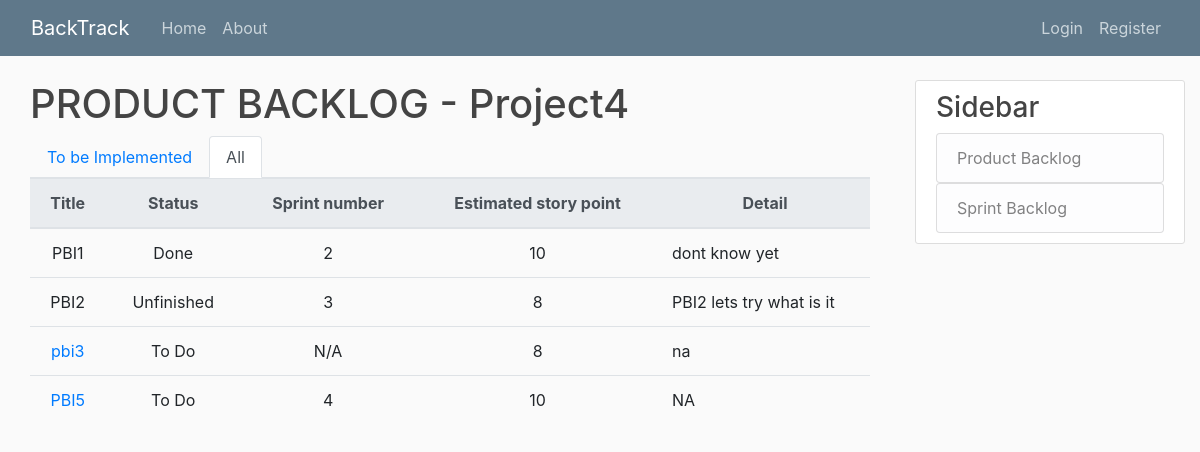
The page /project4/all/ on the database as committed earlier.
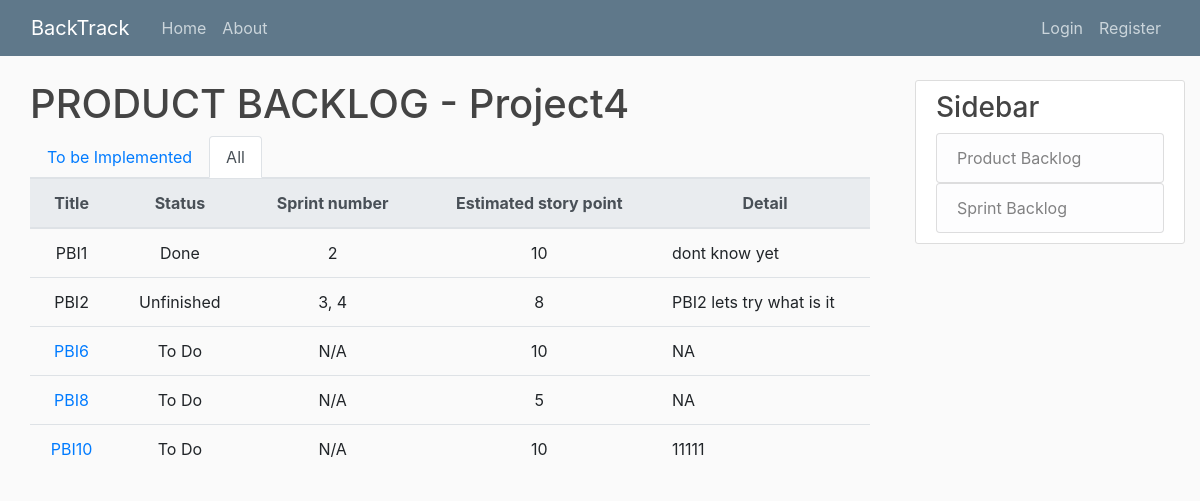
The same page on the database as committed later.
### project/models.py (models this page shows, shortened)
class Project(models.Model):
	title = models.CharField(max_length=20, unique=True)
	details = models.TextField()
	slug = models.SlugField(unique=True, default="")

### productBacklog/models.py (models this page shows, shortened)
class PBI(models.Model):
	priority = models.IntegerField()
	title = models.CharField(max_length=20)
	status_choice = [
		('To Do', 'To Do'),
		('Doing', 'Doing'),
		('Done', 'Done'),
		('Unfinished', 'Unfinished')
	]
	status = models.CharField(
		max_length = 20,
		choices = status_choice,
		default = 'To Do',
	)
	ESP = models.IntegerField("estimated story point")
	details = models.TextField()
	project = models.ForeignKey(Project, on_delete=models.CASCADE, blank=True, null=True, default=None)
	sprint = models.ManyToManyField(Sprint) # , blank=True, null=True, default=None)
	def save(self, *args, **kwargs):
		super().save(*args, **kwargs)

### productBacklog/views.py (the view)
# urls.py: path('all/', AllPBListView.as_view(), name='productBacklog-all'),
class AllPBListView(ListView):
	model = PBI
	template_name = 'productBacklog/home_2.html'
	def dispatch(self, request, *args, **kwargs):
		self.project = get_object_or_404(Project, slug=kwargs['project'])
		return super().dispatch(request, *args, **kwargs)
	def get_context_data(self, **kwargs):
		context = super().get_context_data(**kwargs)
		context['project'] = self.project
		PBIs = []
		done = PBI.objects.filter(Q(project=self.project), Q(status="Done"))
		queryset = PBI.objects.filter(Q(project=self.project), Q(status="Doing") | Q(status="To Do") | Q(status="Unfinished")).order_by('priority')
		for pbi in list(done) + list(queryset):
			n = ''
			for i in pbi.sprint.all():
				n += i.title[-1]
				n += ", "
			if n == "":
				n = "N/A.."
			tmp = {"pbi": pbi,
				   "sprint_number": n[:-2]
				   }
			PBIs.append(tmp)
		context['PBIs'] = PBIs
		return context
	def get_queryset(self):
		index = 1
		queryset = PBI.objects.filter(Q(project=self.project), Q(status="Doing") | Q(status="To Do") | Q(status="Unfinished")).order_by('priority')
		for obj in queryset:
			obj.priority = index
			index = index + 1
			obj.save()
		return queryset

### templates/productBacklog/home_2.html (shortened to what this page needs)
{% extends "base.html" %}
{% block content %}
	<div class="col">
	<h1>PRODUCT BACKLOG - {{ project.title }}</h1>
	<ul class="nav nav-tabs" align="right">
		<li class="nav-item">
				<a class="nav-link" href="{% url 'productBacklog-home' project.slug %}">To be Implemented</a>
		</li>
		<li class="nav-item">
			<a class="nav-link active" href="">All</a>
		</li>
	</ul>
	<table class="table table-hover" >
		<thead class="thead-light">
			<tr>
	    		<th>Title</th>
	    		<th>Status</th>
	    		<th>Sprint number</th>
	    		<th>Estimated story point</th>
	    		<th>Detail</th>
	    	</tr>
    	</thead>
    	<tbody>
			{% for i in PBIs %}
			<tr>
				{% if i.pbi.status == "To Do" %}
					<td><a class="pbi-title" data-toggle="tooltip" data-placement="top" title="edit/delete" href="{% url 'productBacklog-detail' project.slug i.pbi.pk%}">{{ i.pbi.title }}</a></td>
					<td>{{ i.pbi.status }}</td>
					<td>{{ i.sprint_number }}</td>
					<td>{{ i.pbi.ESP }}</td>
					<td width="25%"; style="text-align: justify;">{{ i.pbi.details }}
				{% else %}
					<td><a class="pbi-title" data-toggle="tooltip" data-placement="top">{{ i.pbi.title }}</a></td>
					<td>{{ i.pbi.status }}</td>
					<td>{{ i.sprint_number }}</td>
					<td>{{ i.pbi.ESP }}</td>
					<td width="25%"; style="text-align: justify;">{{ i.pbi.details }}</td>
				{% endif %}
			</tr>
			{% endfor %}
		</tbody>
	</table>
</div>
{% endblock content %}

### templates/base.html (shortened to what this page needs)
{% load static %}
<!DOCTYPE html>
<html>
<head>
	<link rel="stylesheet" href="https://stackpath.bootstrapcdn.com/bootstrap/4.3.1/css/bootstrap.min.css">
    <link rel="stylesheet" type="text/css" href="{% static 'PBI/main.css' %}">
</head>
<body>
	<header class="site-header">
	  <nav class="navbar navbar-expand-md navbar-dark bg-steel fixed-top">
	    <div class="container-fluid">
	      <a class="navbar-brand mr-4" href="{% url 'project-home'%}">BackTrack</a>
	      <div class="collapse navbar-collapse" id="navbarToggle">
	        <div class="navbar-nav mr-auto">
	          <a class="nav-item nav-link" href="{% url 'project-home'%}">Home</a>
	          <a class="nav-item nav-link" href="#">About</a>
	        </div>
	        <div class="navbar-nav">
	          {% if user.is_authenticated%}
	           		<a class="nav-item nav-link" href="{% url 'profile'%}">Profile</a>
	          		<a class="nav-item nav-link" href="{% url 'logout'%}">Logout</a>
	          {% else %}
	          		<a class="nav-item nav-link" href="{% url 'login'%}">Login</a>
	          		<a class="nav-item nav-link" href="{% url 'register'%}">Register</a>
	          {% endif %}
	        </div>
	      </div>
	    </div>
	  </nav>
	</header>
	<main role="main" class="container-fluid">
	  <div class="row">
	    <div class="col-md-9">
	      {% block content %}{% endblock %}
	    </div>
	    <div class="col-md-3">
	      <div class="content-section">
	        <h3>Sidebar</h3>
	          <ul class="list-group">
	            <a href="{% url 'productBacklog-home' project.slug %}">
	            	<li class="list-group-item list-group-item-light">Product Backlog</li>
	            </a>
	            <a href="{% url 'no-sprint' project.slug %}">
	            	<li class="list-group-item list-group-item-light">Sprint Backlog</li>
	            </a>
	          </ul>
	      </div>
	    </div>
	  </div>
	</main>
</body>
</html>

### productBacklog/static/PBI/main.css (style rules this page uses)
body { background: #fafafa; color: #333333; margin-top: 5rem; }
h1, h2, h3, h4, h5, h6 { color: #444444; }
ul { margin: 0; }
.bg-steel { background-color: #5f788a; }
.site-header .navbar-nav .nav-link { color: #cbd5db; }
.content-section { background: #ffffff; padding: 10px 20px; border: 1px solid #dddddd; border-radius: 3px; margin-bottom: 20px; }

### templates/productBacklog/home_2.html (style rules this page uses)
td, th { text-align: center; }

Rows that differ between the two databases and show on the page:
removed PBI: pbi "pbi3", pbi.status "To Do", sprint_number "N/A", pbi.ESP "8", pbi.details "na"
removed PBI: pbi "PBI5", pbi.status "To Do", sprint_number "4", pbi.ESP "10", pbi.details "NA"
computed for PBI "PBI2": sprint_number "3" → "3, 4"
added PBI: pbi "PBI6", pbi.status "To Do", sprint_number "N/A", pbi.ESP "10", pbi.details "NA"
added PBI: pbi "PBI8", pbi.status "To Do", sprint_number "N/A", pbi.ESP "5", pbi.details "NA"
added PBI: pbi "PBI10", pbi.status "To Do", sprint_number "N/A", pbi.ESP "10", pbi.details "11111"
